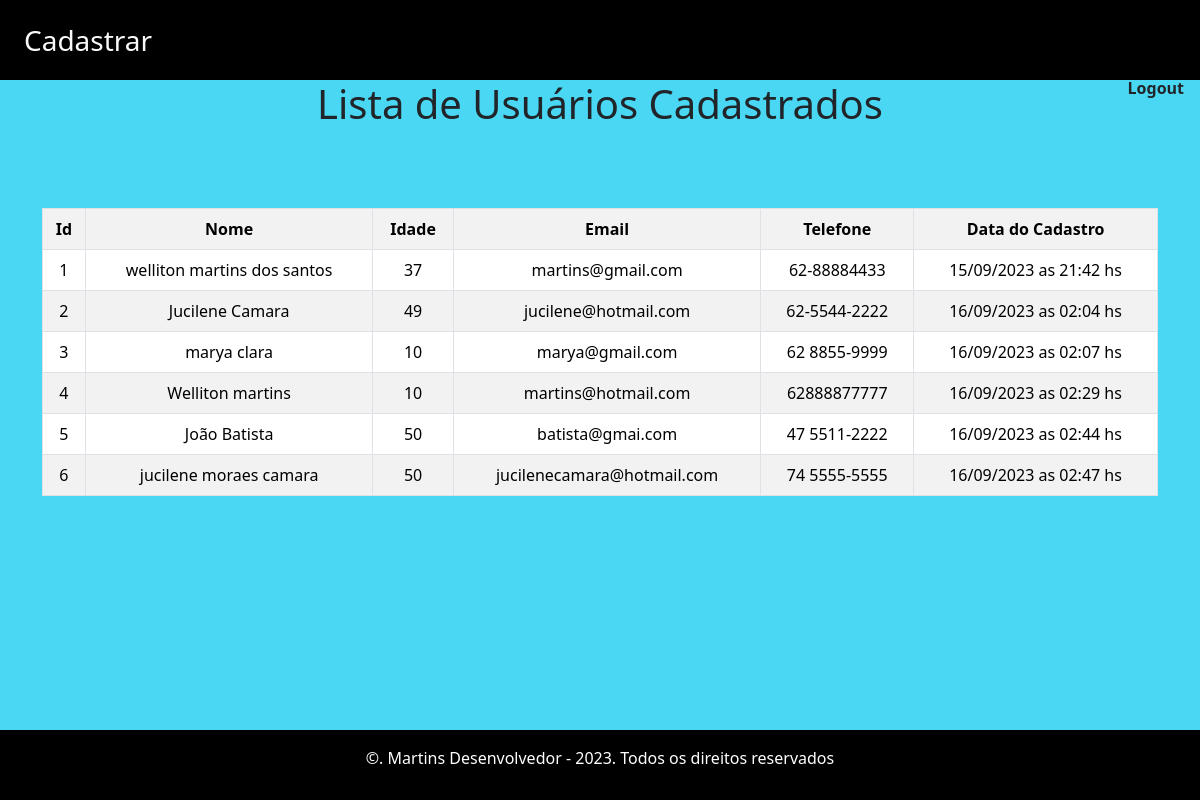
/usuarios (signed in), run on the app's committed database.
### app_cad_usuarios/models.py (models this page shows, shortened)
class Usuario(models.Model):
    id_usuario = models.AutoField(primary_key=True)
    nome = models.CharField(max_length=100)
    idade = models.CharField(max_length=3)
    email = models.EmailField(max_length=100)
    telefone = models.CharField(max_length=13)
    data_cadastro = models.DateTimeField(auto_now=True)
    class Meta:
        db_table = 'Usuario'
    def get_data_cadastro(self):
        return self.data_cadastro.strftime('%d/%m/%Y as %H:%M hs')

### app_cad_usuarios/views.py (the view)
# urls.py: path('usuarios', views.lista_de_usuarios, name='usuarios'),
@login_required(login_url='/login/')
def lista_de_usuarios(request):
    usuario = Usuario.objects.all()
    dados = {'usuarios': usuario}
    return render(request, 'usuarios/usuarios.html', dados)

### app_cad_usuarios/templates/usuarios/usuarios.html
{% extends "usuarios/model-page.html" %}
{% block content %}
<h1 class="text-center" style="margin-bottom: 5rem;">Lista de Usuários Cadastrados</h1>
<div class="container">
    <table class="table table-bordered table-striped text-center">
        <tr>
            <th>Id</th>
            <th>Nome</th>
             <th>Idade</th>
            <th>Email</th>
            <th>Telefone</th>
            <th>Data do Cadastro</th>
        </tr>
        {% for usuario in usuarios %}
        <tr>
            <td>{{ usuario.id_usuario}}</td>
            <td>{{ usuario.nome}}</td>
             <td>{{ usuario.idade}}</td>
            <td>{{ usuario.email}}</td>
            <td>{{ usuario.telefone}}</td>
            <td>{{ usuario.get_data_cadastro}}</td>
        </tr>
        {% endfor %}
    </table>
</div>
{% endblock %}

### app_cad_usuarios/templates/usuarios/model-page.html (shortened to what this page needs)
<!doctype html>
<html lang="pt-br">
  <head>
    <link href="https://cdn.jsdelivr.net/npm/bootstrap@5.3.1/dist/css/bootstrap.min.css" rel="stylesheet">
</head>
  <body class="bg-info bg-opacity-75">
    <header class="bg-dark ">
        <nav class="navbar mb-2 fixed-top " style="height:80px; background: black">
            <div class="container-fluid px-4">
                <a class="navbar-brand link-light link-opacity-50-hover fs-3" href="{% url 'home' %}">Cadastrar</a>
            </div>
            <a class="ms-auto position-absolute text-dark text-decoration-none fw-bold" style="right: 1rem; margin-top: 6rem;" href="{% url 'logout' %}">Logout</a>
        </nav>
    </header>
    {% block content %}
    {% endblock %}
    <footer >
        <div class="container-fluid mt-1 mb-0 fixed-bottom h100">
            <p class="text-center text-white p-3">&copy. Martins Desenvolvedor - 2023. Todos os direitos reservados</p>
        </div>
    </footer>
  </body>
</html>

### app_cad_usuarios/templates/usuarios/model-page.html (style rules this page uses)
.h100 { height: 70px; background: black; }

### data on the page
Usuario: id_usuario "1", nome "welliton martins dos santos", idade "37", email "martins@gmail.com", telefone "62-88884433", get_data_cadastro "15/09/2023 as 21:42 hs"
Usuario: id_usuario "2", nome "Jucilene Camara", idade "49", email "jucilene@hotmail.com", telefone "62-5544-2222", get_data_cadastro "16/09/2023 as 02:04 hs"
Usuario: id_usuario "3", nome "marya clara", idade "10", email "marya@gmail.com", telefone "62 8855-9999", get_data_cadastro "16/09/2023 as 02:07 hs"
Usuario: id_usuario "4", nome "Welliton martins", idade "10", email "martins@hotmail.com", telefone "62888877777", get_data_cadastro "16/09/2023 as 02:29 hs"
Usuario: id_usuario "5", nome "João Batista", idade "50", email "batista@gmai.com", telefone "47 5511-2222", get_data_cadastro "16/09/2023 as 02:44 hs"
Usuario: id_usuario "6", nome "jucilene moraes camara", idade "50", email "jucilenecamara@hotmail.com", telefone "74 5555-5555", get_data_cadastro "16/09/2023 as 02:47 hs"
